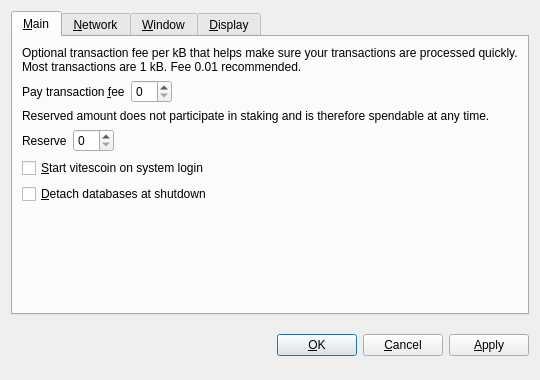
<?xml version="1.0" encoding="UTF-8"?>
<ui version="4.0">
 <class>OptionsDialog</class>
 <widget class="QDialog" name="OptionsDialog">
  <property name="geometry">
   <rect>
    <x>0</x>
    <y>0</y>
    <width>540</width>
    <height>380</height>
   </rect>
  </property>
  <property name="windowTitle">
   <string>Options</string>
  </property>
  <property name="modal">
   <bool>true</bool>
  </property>
  <layout class="QVBoxLayout" name="verticalLayout">
   <item>
    <widget class="QTabWidget" name="tabWidget">
     <property name="tabPosition">
      <enum>QTabWidget::North</enum>
     </property>
     <property name="currentIndex">
      <number>0</number>
     </property>
     <widget class="QWidget" name="tabMain">
      <attribute name="title">
       <string>&amp;Main</string>
      </attribute>
      <layout class="QVBoxLayout" name="verticalLayout_Main">
       <item>
        <widget class="QLabel" name="transactionFeeInfoLabel">
         <property name="text">
          <string>Optional transaction fee per kB that helps make sure your transactions are processed quickly. Most transactions are 1 kB. Fee 0.01 recommended.</string>
         </property>
         <property name="textFormat">
          <enum>Qt::PlainText</enum>
         </property>
         <property name="wordWrap">
          <bool>true</bool>
         </property>
        </widget>
       </item>
       <item>
        <layout class="QHBoxLayout" name="horizontalLayoutFee">
         <item>
          <widget class="QLabel" name="transactionFeeLabel">
           <property name="text">
            <string>Pay transaction &amp;fee</string>
           </property>
           <property name="textFormat">
            <enum>Qt::PlainText</enum>
           </property>
           <property name="buddy">
            <cstring>transactionFee</cstring>
           </property>
          </widget>
         </item>
         <item>
          <widget class="vitescoinAmountField" name="transactionFee"/>
         </item>
         <item>
          <spacer name="horizontalSpacerFee">
           <property name="orientation">
            <enum>Qt::Horizontal</enum>
           </property>
           <property name="sizeHint" stdset="0">
            <size>
             <width>40</width>
             <height>20</height>
            </size>
           </property>
          </spacer>
         </item>
        </layout>
       </item>
       <item>
        <widget class="QLabel" name="reserveBalanceInfoLabel">
         <property name="text">
          <string>Reserved amount does not participate in staking and is therefore spendable at any time.</string>
         </property>
         <property name="textFormat">
          <enum>Qt::PlainText</enum>
         </property>
         <property name="wordWrap">
          <bool>true</bool>
         </property>
        </widget>
       </item>
       <item>
        <layout class="QHBoxLayout" name="horizontalLayoutReserveBalance">
         <item>
          <widget class="QLabel" name="reserveBalanceLabel">
           <property name="text">
            <string>Reserve</string>
           </property>
           <property name="textFormat">
            <enum>Qt::PlainText</enum>
           </property>
           <property name="buddy">
            <cstring>reserveBalance</cstring>
           </property>
          </widget>
         </item>
         <item>
          <widget class="vitescoinAmountField" name="reserveBalance"/>
         </item>
         <item>
          <spacer name="horizontalSpacerReserveBalance">
           <property name="orientation">
            <enum>Qt::Horizontal</enum>
           </property>
           <property name="sizeHint" stdset="0">
            <size>
             <width>40</width>
             <height>20</height>
            </size>
           </property>
          </spacer>
         </item>
        </layout>
       </item>
       <item>
        <widget class="QCheckBox" name="vitescoinAtStartup">
         <property name="toolTip">
          <string>Automatically start vitescoin after logging in to the system.</string>
         </property>
         <property name="text">
          <string>&amp;Start vitescoin on system login</string>
         </property>
        </widget>
       </item>
       <item>
        <widget class="QCheckBox" name="detachDatabases">
         <property name="toolTip">
          <string>Detach block and address databases at shutdown. This means they can be moved to another data directory, but it slows down shutdown. The wallet is always detached.</string>
         </property>
         <property name="text">
          <string>&amp;Detach databases at shutdown</string>
         </property>
        </widget>
       </item>
       <item>
        <spacer name="verticalSpacer_Main">
         <property name="orientation">
          <enum>Qt::Vertical</enum>
         </property>
         <property name="sizeHint" stdset="0">
          <size>
           <width>20</width>
           <height>40</height>
          </size>
         </property>
        </spacer>
       </item>
      </layout>
     </widget>
     <widget class="QWidget" name="tabNetwork">
      <attribute name="title">
       <string>&amp;Network</string>
      </attribute>
      <layout class="QVBoxLayout" name="verticalLayout_Network">
       <item>
        <widget class="QCheckBox" name="mapPortUpnp">
         <property name="toolTip">
          <string>Automatically open the vitescoin client port on the router. This only works when your router supports UPnP and it is enabled.</string>
         </property>
         <property name="text">
          <string>Map port using &amp;UPnP</string>
         </property>
        </widget>
       </item>
       <item>
        <widget class="QCheckBox" name="connectSocks">
         <property name="toolTip">
          <string>Connect to the vitescoin network through a SOCKS proxy (e.g. when connecting through Tor).</string>
         </property>
         <property name="text">
          <string>&amp;Connect through SOCKS proxy:</string>
         </property>
        </widget>
       </item>
       <item>
        <layout class="QHBoxLayout" name="horizontalLayout_Network">
         <item>
          <widget class="QLabel" name="proxyIpLabel">
           <property name="text">
            <string>Proxy &amp;IP:</string>
           </property>
           <property name="textFormat">
            <enum>Qt::PlainText</enum>
           </property>
           <property name="buddy">
            <cstring>proxyIp</cstring>
           </property>
          </widget>
         </item>
         <item>
          <widget class="QValidatedLineEdit" name="proxyIp">
           <property name="maximumSize">
            <size>
             <width>140</width>
             <height>16777215</height>
            </size>
           </property>
           <property name="toolTip">
            <string>IP address of the proxy (e.g. 127.0.0.1)</string>
           </property>
          </widget>
         </item>
         <item>
          <widget class="QLabel" name="proxyPortLabel">
           <property name="text">
            <string>&amp;Port:</string>
           </property>
           <property name="textFormat">
            <enum>Qt::PlainText</enum>
           </property>
           <property name="buddy">
            <cstring>proxyPort</cstring>
           </property>
          </widget>
         </item>
         <item>
          <widget class="QLineEdit" name="proxyPort">
           <property name="maximumSize">
            <size>
             <width>55</width>
             <height>16777215</height>
            </size>
           </property>
           <property name="toolTip">
            <string>Port of the proxy (e.g. 9050)</string>
           </property>
          </widget>
         </item>
         <item>
          <widget class="QLabel" name="socksVersionLabel">
           <property name="text">
            <string>SOCKS &amp;Version:</string>
           </property>
           <property name="textFormat">
            <enum>Qt::PlainText</enum>
           </property>
           <property name="buddy">
            <cstring>socksVersion</cstring>
           </property>
          </widget>
         </item>
         <item>
          <widget class="QValueComboBox" name="socksVersion">
           <property name="toolTip">
            <string>SOCKS version of the proxy (e.g. 5)</string>
           </property>
          </widget>
         </item>
         <item>
          <spacer name="horizontalSpacer_Network">
           <property name="orientation">
            <enum>Qt::Horizontal</enum>
           </property>
           <property name="sizeHint" stdset="0">
            <size>
             <width>40</width>
             <height>20</height>
            </size>
           </property>
          </spacer>
         </item>
        </layout>
       </item>
       <item>
        <spacer name="verticalSpacer_Network">
         <property name="orientation">
          <enum>Qt::Vertical</enum>
         </property>
         <property name="sizeHint" stdset="0">
          <size>
           <width>20</width>
           <height>40</height>
          </size>
         </property>
        </spacer>
       </item>
      </layout>
     </widget>
     <widget class="QWidget" name="tabWindow">
      <attribute name="title">
       <string>&amp;Window</string>
      </attribute>
      <layout class="QVBoxLayout" name="verticalLayout_Window">
       <item>
        <widget class="QCheckBox" name="minimizeToTray">
         <property name="toolTip">
          <string>Show only a tray icon after minimizing the window.</string>
         </property>
         <property name="text">
          <string>&amp;Minimize to the tray instead of the taskbar</string>
         </property>
        </widget>
       </item>
       <item>
        <widget class="QCheckBox" name="minimizeOnClose">
         <property name="toolTip">
          <string>Minimize instead of exit the application when the window is closed. When this option is enabled, the application will be closed only after selecting Quit in the menu.</string>
         </property>
         <property name="text">
          <string>M&amp;inimize on close</string>
         </property>
        </widget>
       </item>
       <item>
        <spacer name="verticalSpacer_Window">
         <property name="orientation">
          <enum>Qt::Vertical</enum>
         </property>
         <property name="sizeHint" stdset="0">
          <size>
           <width>20</width>
           <height>40</height>
          </size>
         </property>
        </spacer>
       </item>
      </layout>
     </widget>
     <widget class="QWidget" name="tabDisplay">
      <attribute name="title">
       <string>&amp;Display</string>
      </attribute>
      <layout class="QVBoxLayout" name="verticalLayout_Display">
       <item>
        <layout class="QHBoxLayout" name="horizontalLayout_1_Display">
         <item>
          <widget class="QLabel" name="langLabel">
           <property name="text">
            <string>User Interface &amp;language:</string>
           </property>
           <property name="textFormat">
            <enum>Qt::PlainText</enum>
           </property>
           <property name="buddy">
            <cstring>lang</cstring>
           </property>
          </widget>
         </item>
         <item>
          <widget class="QValueComboBox" name="lang">
           <property name="toolTip">
            <string>The user interface language can be set here. This setting will take effect after restarting vitescoin.</string>
           </property>
          </widget>
         </item>
        </layout>
       </item>
       <item>
        <layout class="QHBoxLayout" name="horizontalLayout_2_Display">
         <item>
          <widget class="QLabel" name="unitLabel">
           <property name="text">
            <string>&amp;Unit to show amounts in:</string>
           </property>
           <property name="textFormat">
            <enum>Qt::PlainText</enum>
           </property>
           <property name="buddy">
            <cstring>unit</cstring>
           </property>
          </widget>
         </item>
         <item>
          <widget class="QValueComboBox" name="unit">
           <property name="toolTip">
            <string>Choose the default subdivision unit to show in the interface and when sending coins.</string>
           </property>
          </widget>
         </item>
        </layout>
       </item>
       <item>
        <widget class="QCheckBox" name="displayAddresses">
         <property name="toolTip">
          <string>Whether to show vitescoin addresses in the transaction list or not.</string>
         </property>
         <property name="text">
          <string>&amp;Display addresses in transaction list</string>
         </property>
        </widget>
       </item>
       <item>
        <widget class="QCheckBox" name="coinControlFeatures">
         <property name="toolTip">
          <string>Whether to show coin control features or not.</string>
         </property>
         <property name="text">
          <string>Display coin &amp;control features (experts only!)</string>
         </property>
        </widget>
       </item>
       <item>
        <spacer name="verticalSpacer_Display">
         <property name="orientation">
          <enum>Qt::Vertical</enum>
         </property>
         <property name="sizeHint" stdset="0">
          <size>
           <width>20</width>
           <height>40</height>
          </size>
         </property>
        </spacer>
       </item>
      </layout>
     </widget>
    </widget>
   </item>
   <item>
    <layout class="QHBoxLayout" name="horizontalLayout_Buttons">
     <item>
      <spacer name="horizontalSpacer_1">
       <property name="orientation">
        <enum>Qt::Horizontal</enum>
       </property>
       <property name="sizeHint" stdset="0">
        <size>
         <width>40</width>
         <height>48</height>
        </size>
       </property>
      </spacer>
     </item>
     <item>
      <widget class="QLabel" name="statusLabel">
       <property name="font">
        <font>
         <weight>75</weight>
         <bold>true</bold>
        </font>
       </property>
       <property name="text">
        <string/>
       </property>
       <property name="textFormat">
        <enum>Qt::PlainText</enum>
       </property>
       <property name="wordWrap">
        <bool>true</bool>
       </property>
      </widget>
     </item>
     <item>
      <spacer name="horizontalSpacer_2">
       <property name="orientation">
        <enum>Qt::Horizontal</enum>
       </property>
       <property name="sizeHint" stdset="0">
        <size>
         <width>40</width>
         <height>48</height>
        </size>
       </property>
      </spacer>
     </item>
     <item>
      <widget class="QPushButton" name="okButton">
       <property name="text">
        <string>&amp;OK</string>
       </property>
      </widget>
     </item>
     <item>
      <widget class="QPushButton" name="cancelButton">
       <property name="text">
        <string>&amp;Cancel</string>
       </property>
       <property name="autoDefault">
        <bool>false</bool>
       </property>
      </widget>
     </item>
     <item>
      <widget class="QPushButton" name="applyButton">
       <property name="text">
        <string>&amp;Apply</string>
       </property>
       <property name="autoDefault">
        <bool>false</bool>
       </property>
      </widget>
     </item>
    </layout>
   </item>
  </layout>
 </widget>
 <customwidgets>
  <customwidget>
   <class>vitescoinAmountField</class>
   <extends>QSpinBox</extends>
   <header>vitescoinamountfield.h</header>
  </customwidget>
  <customwidget>
   <class>QValueComboBox</class>
   <extends>QComboBox</extends>
   <header>qvaluecombobox.h</header>
  </customwidget>
  <customwidget>
   <class>QValidatedLineEdit</class>
   <extends>QLineEdit</extends>
   <header>qvalidatedlineedit.h</header>
  </customwidget>
 </customwidgets>
 <resources/>
 <connections/>
</ui>
